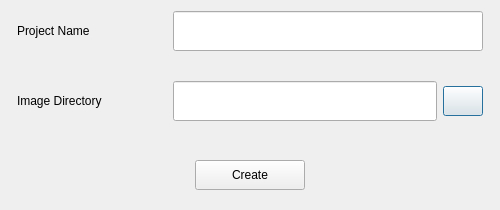
<?xml version="1.0" encoding="UTF-8"?>
<ui version="4.0">
 <class>MainDialog</class>
 <widget class="QDialog" name="MainDialog">
  <property name="geometry">
   <rect>
    <x>0</x>
    <y>0</y>
    <width>500</width>
    <height>206</height>
   </rect>
  </property>
  <property name="windowTitle">
   <string>Create a new Project</string>
  </property>
  <property name="styleSheet">
   <string notr="true"/>
  </property>
  <layout class="QHBoxLayout" name="horizontalLayout">
   <item>
    <widget class="QFrame" name="mainFrame">
     <property name="autoFillBackground">
      <bool>false</bool>
     </property>
     <property name="styleSheet">
      <string notr="true"/>
     </property>
     <property name="frameShape">
      <enum>QFrame::NoFrame</enum>
     </property>
     <property name="frameShadow">
      <enum>QFrame::Raised</enum>
     </property>
     <property name="lineWidth">
      <number>1</number>
     </property>
     <layout class="QVBoxLayout" name="verticalLayout_2">
      <property name="spacing">
       <number>30</number>
      </property>
      <property name="leftMargin">
       <number>0</number>
      </property>
      <property name="topMargin">
       <number>0</number>
      </property>
      <property name="rightMargin">
       <number>0</number>
      </property>
      <property name="bottomMargin">
       <number>0</number>
      </property>
      <item>
       <widget class="QFrame" name="projectNameFrame">
        <property name="minimumSize">
         <size>
          <width>0</width>
          <height>40</height>
         </size>
        </property>
        <property name="maximumSize">
         <size>
          <width>16777215</width>
          <height>40</height>
         </size>
        </property>
        <property name="frameShape">
         <enum>QFrame::NoFrame</enum>
        </property>
        <property name="frameShadow">
         <enum>QFrame::Raised</enum>
        </property>
        <layout class="QHBoxLayout" name="horizontalLayout_3" stretch="0,0">
         <property name="leftMargin">
          <number>6</number>
         </property>
         <property name="topMargin">
          <number>0</number>
         </property>
         <property name="rightMargin">
          <number>6</number>
         </property>
         <property name="bottomMargin">
          <number>0</number>
         </property>
         <item>
          <widget class="QLabel" name="nameLbl">
           <property name="minimumSize">
            <size>
             <width>150</width>
             <height>0</height>
            </size>
           </property>
           <property name="maximumSize">
            <size>
             <width>110</width>
             <height>16777215</height>
            </size>
           </property>
           <property name="text">
            <string>Project Name</string>
           </property>
           <property name="alignment">
            <set>Qt::AlignLeading|Qt::AlignLeft|Qt::AlignVCenter</set>
           </property>
          </widget>
         </item>
         <item>
          <widget class="QLineEdit" name="nameInput">
           <property name="sizePolicy">
            <sizepolicy hsizetype="Expanding" vsizetype="Preferred">
             <horstretch>0</horstretch>
             <verstretch>0</verstretch>
            </sizepolicy>
           </property>
           <property name="text">
            <string/>
           </property>
           <property name="alignment">
            <set>Qt::AlignLeading|Qt::AlignLeft|Qt::AlignVCenter</set>
           </property>
           <property name="placeholderText">
            <string/>
           </property>
          </widget>
         </item>
        </layout>
       </widget>
      </item>
      <item>
       <widget class="QFrame" name="imageDirFrame">
        <property name="minimumSize">
         <size>
          <width>0</width>
          <height>40</height>
         </size>
        </property>
        <property name="maximumSize">
         <size>
          <width>16777215</width>
          <height>40</height>
         </size>
        </property>
        <property name="frameShape">
         <enum>QFrame::NoFrame</enum>
        </property>
        <property name="frameShadow">
         <enum>QFrame::Raised</enum>
        </property>
        <layout class="QHBoxLayout" name="horizontalLayout_4" stretch="0,0">
         <property name="leftMargin">
          <number>6</number>
         </property>
         <property name="topMargin">
          <number>0</number>
         </property>
         <property name="rightMargin">
          <number>6</number>
         </property>
         <property name="bottomMargin">
          <number>0</number>
         </property>
         <item>
          <widget class="QLabel" name="imageDirLbl">
           <property name="minimumSize">
            <size>
             <width>150</width>
             <height>0</height>
            </size>
           </property>
           <property name="maximumSize">
            <size>
             <width>150</width>
             <height>16777215</height>
            </size>
           </property>
           <property name="text">
            <string>Image Directory</string>
           </property>
           <property name="alignment">
            <set>Qt::AlignLeading|Qt::AlignLeft|Qt::AlignVCenter</set>
           </property>
          </widget>
         </item>
         <item>
          <widget class="QFrame" name="frame_2">
           <property name="frameShape">
            <enum>QFrame::NoFrame</enum>
           </property>
           <property name="frameShadow">
            <enum>QFrame::Raised</enum>
           </property>
           <layout class="QHBoxLayout" name="horizontalLayout_5">
            <property name="leftMargin">
             <number>0</number>
            </property>
            <property name="topMargin">
             <number>0</number>
            </property>
            <property name="rightMargin">
             <number>0</number>
            </property>
            <property name="bottomMargin">
             <number>0</number>
            </property>
            <item>
             <widget class="QLineEdit" name="imageDirInput">
              <property name="sizePolicy">
               <sizepolicy hsizetype="Expanding" vsizetype="Preferred">
                <horstretch>0</horstretch>
                <verstretch>0</verstretch>
               </sizepolicy>
              </property>
              <property name="styleSheet">
               <string notr="true"/>
              </property>
              <property name="clearButtonEnabled">
               <bool>false</bool>
              </property>
             </widget>
            </item>
            <item>
             <widget class="QPushButton" name="dirSearchBtn">
              <property name="sizePolicy">
               <sizepolicy hsizetype="Preferred" vsizetype="Preferred">
                <horstretch>0</horstretch>
                <verstretch>0</verstretch>
               </sizepolicy>
              </property>
              <property name="minimumSize">
               <size>
                <width>30</width>
                <height>0</height>
               </size>
              </property>
              <property name="maximumSize">
               <size>
                <width>16777215</width>
                <height>30</height>
               </size>
              </property>
              <property name="cursor">
               <cursorShape>PointingHandCursor</cursorShape>
              </property>
              <property name="text">
               <string/>
              </property>
              <property name="icon">
               <iconset>
                <normaloff>icons/icons8-ellipsis-20.png</normaloff>icons/icons8-ellipsis-20.png</iconset>
              </property>
             </widget>
            </item>
           </layout>
          </widget>
         </item>
        </layout>
       </widget>
      </item>
      <item>
       <widget class="QFrame" name="frame">
        <property name="frameShape">
         <enum>QFrame::NoFrame</enum>
        </property>
        <property name="frameShadow">
         <enum>QFrame::Raised</enum>
        </property>
        <layout class="QHBoxLayout" name="horizontalLayout_2">
         <item>
          <spacer name="horizontalSpacer">
           <property name="orientation">
            <enum>Qt::Horizontal</enum>
           </property>
           <property name="sizeHint" stdset="0">
            <size>
             <width>40</width>
             <height>20</height>
            </size>
           </property>
          </spacer>
         </item>
         <item>
          <widget class="QPushButton" name="createBtn">
           <property name="minimumSize">
            <size>
             <width>110</width>
             <height>30</height>
            </size>
           </property>
           <property name="cursor">
            <cursorShape>PointingHandCursor</cursorShape>
           </property>
           <property name="text">
            <string>Create</string>
           </property>
          </widget>
         </item>
         <item>
          <spacer name="horizontalSpacer_2">
           <property name="orientation">
            <enum>Qt::Horizontal</enum>
           </property>
           <property name="sizeHint" stdset="0">
            <size>
             <width>40</width>
             <height>20</height>
            </size>
           </property>
          </spacer>
         </item>
        </layout>
       </widget>
      </item>
     </layout>
    </widget>
   </item>
  </layout>
 </widget>
 <resources/>
 <connections/>
</ui>
